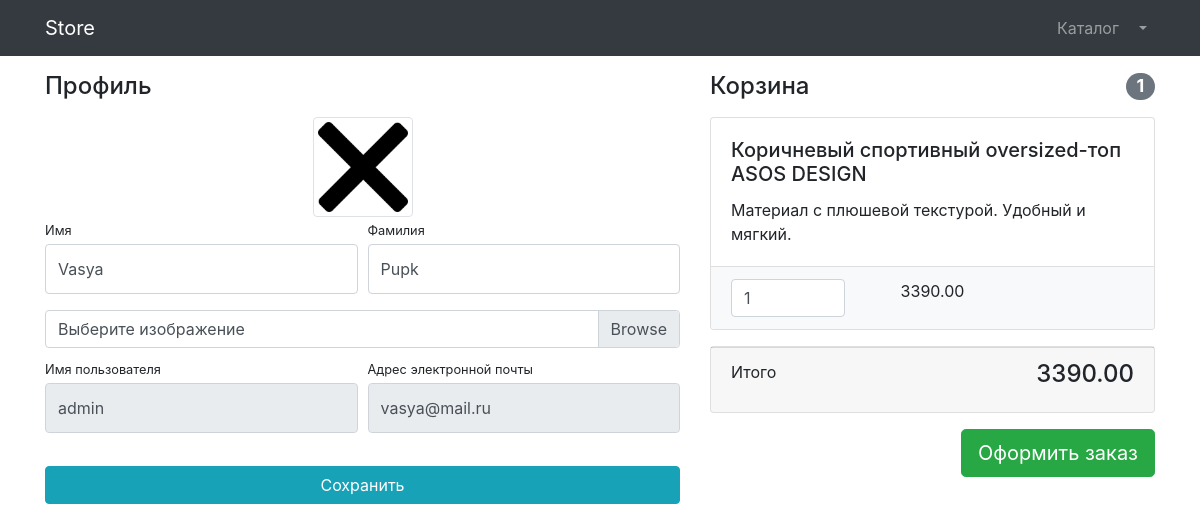
Page /users/profile/1/ (signed in) on the earlier database version.
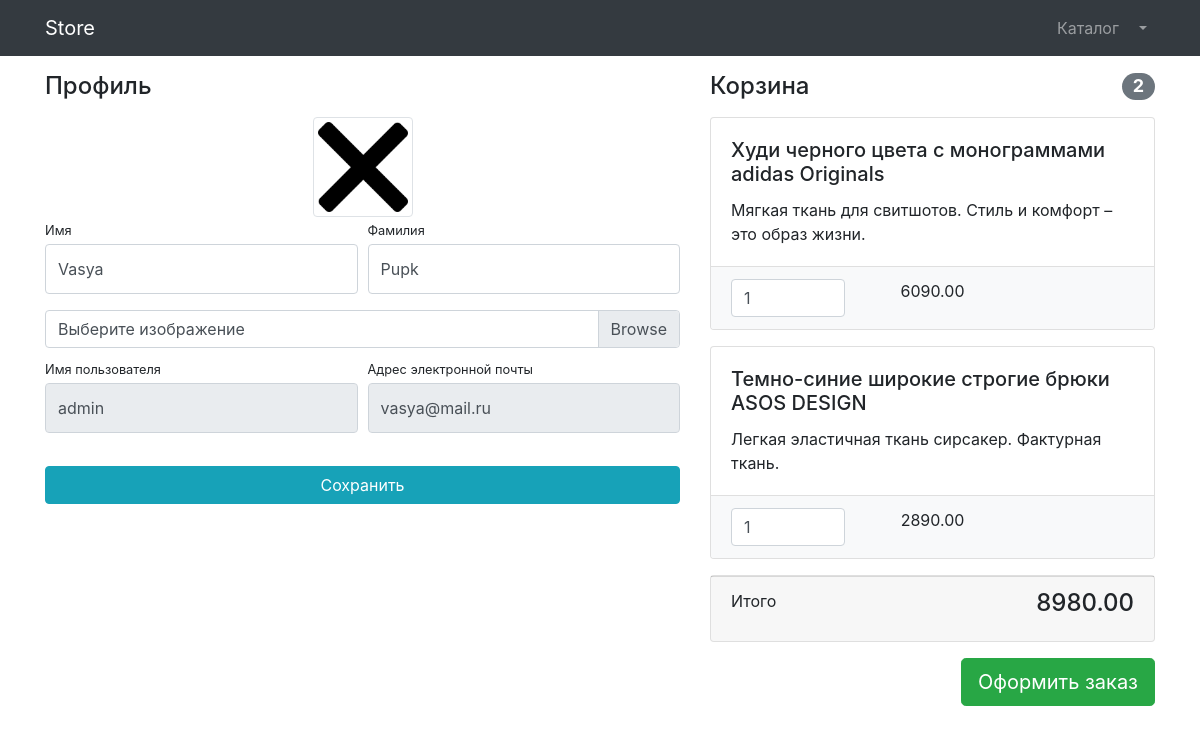
Same page on the later database version.
### users/models.py (models this page shows)
class User(AbstractUser):
    image = models.ImageField(upload_to = 'users_images', blank = 'True', null = 'true')
    is_verified_email = models.BooleanField(default=False)
    email = models.EmailField(unique=True, blank = False)

### products/models.py (models this page shows, shortened)
class Basket(models.Model):
    user = models.ForeignKey(to=User, on_delete=models.CASCADE)
    product = models.ForeignKey(to=Product, on_delete=models.CASCADE)
    quantity = models.PositiveSmallIntegerField(default=0)
    created_timestamp = models.DateTimeField(auto_now_add=True)
    objects = BasketQuerySet.as_manager()
    class Meta:
        verbose_name = 'Корзина'
        verbose_name_plural = 'Корзины'
    def sum(self):
        return self.product.price * self.quantity

class Product(models.Model):
    name = models.CharField(max_length = 256)
    description = models.TextField()
    price = models.DecimalField(max_digits = 10, decimal_places = 2)
    quantity = models.PositiveIntegerField(default = 0)
    image = models.ImageField(upload_to = 'products_images')
    category = models.ForeignKey(to = ProductCategory, on_delete = models.CASCADE)
    class Meta:
        verbose_name = 'Товар'
        verbose_name_plural = 'Товары'

### users/views.py (the view, shortened to what this page needs)
# urls.py: path('profile/<int:pk>/', login_required(UserProfileView.as_view()), name='profile'),
class UserProfileView(TitleMixin, UpdateView):
    model = User
    form_class = UserProfileForm
    template_name = 'users/profile.html'
    title = 'Store - Профиль'
    def get_context_data(self, **kwargs):
        context = super(UserProfileView, self).get_context_data()
        context['baskets'] = Basket.objects.filter(user=self.object)
        return context

### users/forms.py
class UserProfileForm(UserChangeForm):
    first_name = forms.CharField(widget=forms.TextInput(attrs={'class': 'form-control py-4'}))
    last_name = forms.CharField(widget=forms.TextInput(attrs={'class': 'form-control py-4'}))
    image = forms.ImageField(widget=forms.FileInput(attrs={'class': 'custom-file-input'}), required = False)
    username = forms.CharField(widget=forms.TextInput(attrs={'class': 'form-control py-4', 'readonly': True}))
    email = forms.CharField(widget=forms.EmailInput(attrs={'class': 'form-control py-4', 'readonly': True}))
    class Meta:
        model = User
        fields = ('first_name', 'last_name', 'image', 'username', 'email')

### common/views.py (called while the page is built)
    def get_context_data(self, **kwargs):
        context = super(TitleMixin, self).get_context_data(**kwargs)
        context['title'] = self.title
        return context

### products/models.py (called while the page is built)
    def total_sum(self):
        return sum(basket.sum() for basket in self)

    def total_quantity(self):
        return sum(basket.quantity for basket in self)

### users/templates/users/profile.html (shortened to what this page needs)
{% extends 'products/base.html' %}
{% load static %}
{% block css %}
<link href="{% static 'vendor/css/profile.css' %}" rel="stylesheet">
{% endblock %}
{% block content %}
<div class="container">
    <div class="row">
        <div class="col-lg-7">
            <h4 class="mt-3 mb-3">Профиль</h4>
            <div class="col-lg-12 text-center">
                <img width="100" height="100"
                     src="{% if user.image %} {{ user.image.url }} {% else %} {% static 'vendor/img/users/default_avatar.jpg' %} {% endif %}"
                     class="img-thumbnail">
            </div>
            <form action="{% url 'users:profile' user.id %}" method = "post" enctype = "multipart/form-data">
                <div class="form-row">
                    <div class="col-lg-6">
                        <div class="form-group">
                            <label class="small mb-1" for="{{ form.first_name.id_for_label }}">Имя</label>
                            {{ form.first_name }}
                        </div>
                    </div>
                    <div class="col-lg-6">
                        <div class="form-group">
                            <label class="small mb-1" for="{{ form.last_name.id_for_label }}">Фамилия</label>
                            {{ form.last_name }}
                        </div>
                    </div>
                </div>
                <div class="form-row mb-2">
                    <div class="col-lg-12">
                        <div class="custom-file">
                            <label class="custom-file-label" for="{{ form.image.id_for_label }}">Выберите изображение</label>
                        </div>
                    </div>
                </div>
                <div class="form-row">
                    <div class="col-lg-6">
                        <label class="small mb-1" for="{{ form.username.id_for_label }}">Имя пользователя</label>
                        {{ form.username }}
                    </div>
                    <div class="col-lg-6">
                        <label class="small mb-1" for="{{ form.email.id_for_label }}">Адрес электронной
                            почты</label>
                        {{ form.email }}
                    </div>
                </div>
                <div class="form-row">
                    <div class="col-lg-12" style="margin-top: 33px;">
                        <input class="btn btn-info btn-block" type="submit" value="Сохранить">
                    </div>
                </div>
            </form>
        </div>
        <div class="col-lg-5">
            {% include 'products/baskets.html' %}
        </div>
    </div>
</div>
{% endblock %}

### products/templates/products/base.html (shortened to what this page needs)
{% load static %}
<!DOCTYPE html>
<html lang="en">
<head>
    <link href="{% static 'vendor/bootstrap/css/bootstrap.min.css' %}" rel="stylesheet">
    {% block css %} {% endblock %}
</head>
<body>
<nav class="navbar navbar-expand-lg navbar-dark bg-dark fixed-top">
    <div class="container">
        <a class="navbar-brand" href="{% url 'index' %}">Store</a>
        <div class="collapse navbar-collapse" id="navbarResponsive">
            <ul class="navbar-nav ml-auto">
                <li class="nav-item">
                    <a class="nav-link" href="{% url 'products:index' %}">Каталог  </a>
                </li>
                {% if user.is_authenticated %}
                <li class="nav-item dropdown">
                    <a class="nav-link dropdown-toggle" href="#" id="navbarDropdown" role="button"
                       data-bs-toggle="dropdown" aria-expanded="false">
                    </a>
                </li>
                {% else %}
                 <li class="nav-item">
                    <a class="nav-link" href="{% url 'users:login' %}">Войти <i class="fas fa-sign-in-alt"></i></a>
                {% endif %}
            </ul>
        </div>
    </div>
</nav>
{% block content %} {% endblock %}
</body>
</html>

### products/templates/products/baskets.html (shortened to what this page needs)
{% if baskets %}
 <h4 class="mt-3 mb-3 d-flex justify-content-between align-items-center mb-3">
                Корзина <span class="badge badge-secondary badge-pill">{{ baskets.total_quantity}}</span>
            </h4>
            {% for basket in baskets %}
            <div class="card mb-3">
                <div class="card-body">
                    <h5 class="card-title">{{ basket.product.name}}</h5>
                    <p class="card-text">{{ basket.product.description }}</p>
                </div>
                <ul class="list-group list-group-flush">
                    <li class="list-group-item bg-light">
                        <div class="row text-center">
                            <div class="col-lg-4">
                                <input name="basketID" type="number" class="form-control"
                                       value="{{ basket.quantity }}" min="0">
                            </div>
                            <div class="col-lg-4">{{ basket.sum }}</div>
                            <div class="col-lg-4">
                            </div>
                        </div>
                    </li>
                </ul>
            </div>
            {% endfor %}
            <div class="card mb-3">
                <div class="card-footer">
                    <p class="float-left">Итого</p>
                    <h4 class="float-right">{{ baskets.total_sum }}</h4>
                </div>
            </div>
            <a class="btn btn-success btn-lg float-right" href="../orders/order-create.html">
                Оформить заказ
            </a>
{% else %}
<h4 class="mt-3 mb-3 text-center">Корзина пуста</h4>
{% endif %}

Differences in the rows shown:
removed Basket: total_quantity "1", product.name "Коричневый спортивный oversized-топ ASOS DESIGN", product.description "Материал с плюшевой текстурой. Удобный и мягкий.", basketID "1", sum "3390.00", total_sum "3390.00"
added Basket: total_quantity "2", product.name "Худи черного цвета с монограммами adidas Originals", product.description "Мягкая ткань для свитшотов. Стиль и комфорт – это образ жизни.", basketID "1", sum "6090.00", total_sum "8980.00"
added Basket: product.name "Темно-синие широкие строгие брюки ASOS DESIGN", product.description "Легкая эластичная ткань сирсакер. Фактурная ткань.", basketID "1", sum "2890.00"
